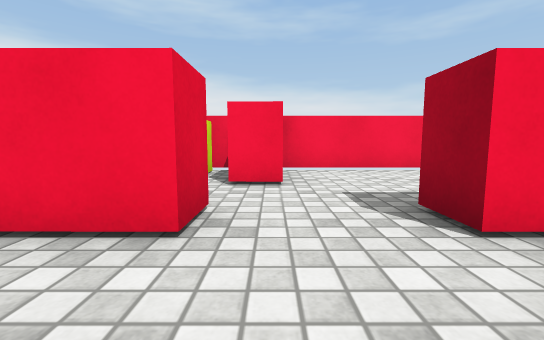
view 1 (above)

24 first-person views from a walk through a scene from a Unity 3-D project. The camera is 0.62 m above the floor, tilts 6° down and sees 90° across. The floor is counted in squares, 1 m on a side. Each view is taken from the middle of a square. On the plan, view 1 faces up. The plan holds only what a view shows up to about 9 squares ahead; the rest is blank. The place goes on beyond the plan. Surface patterns are stand-ins for the level's own textures.

view 2
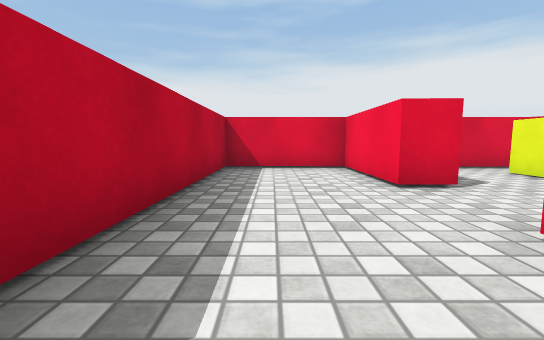

view 3
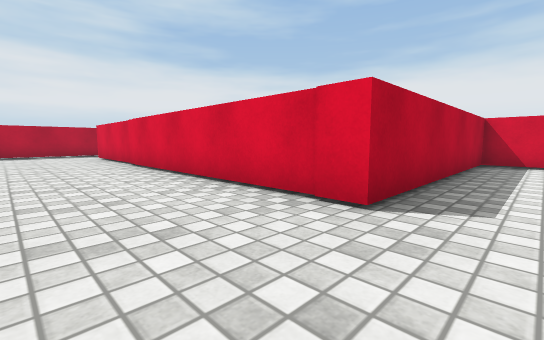

view 4
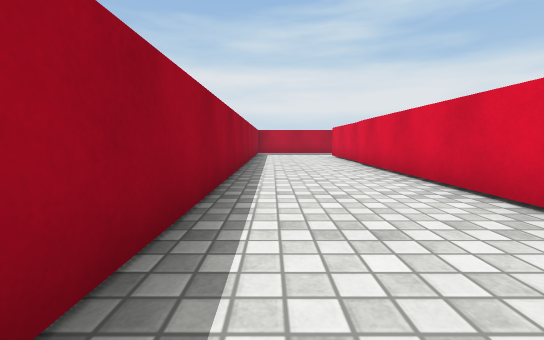

view 5
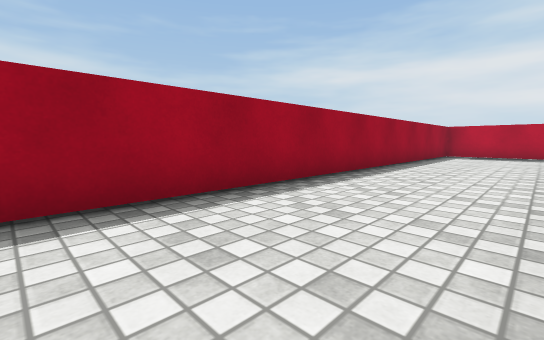

view 6
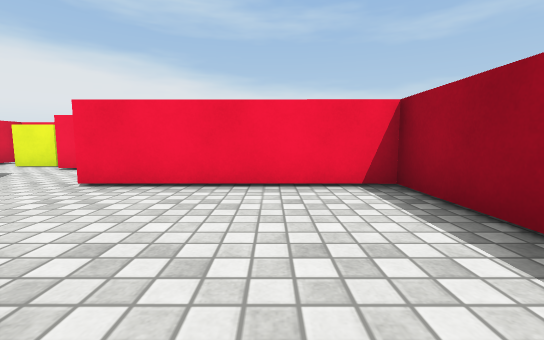

view 7
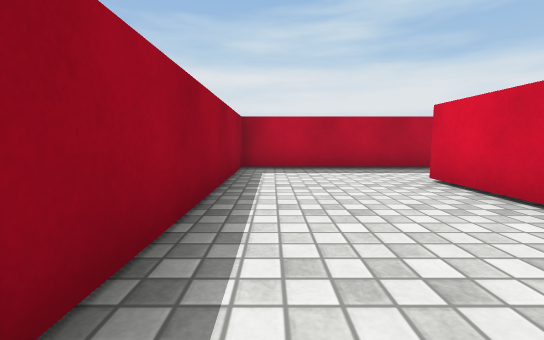

view 8
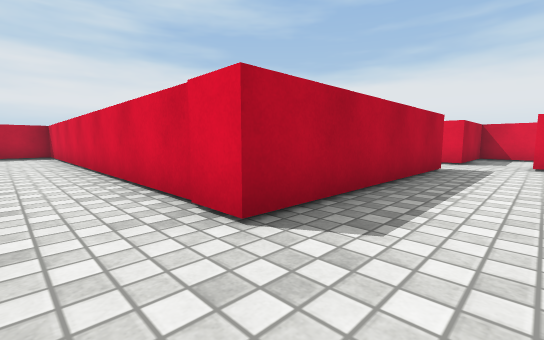

view 9
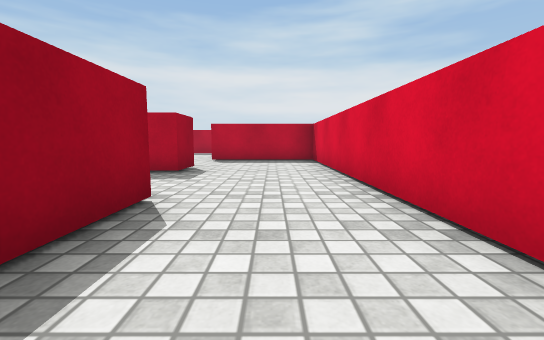

view 10
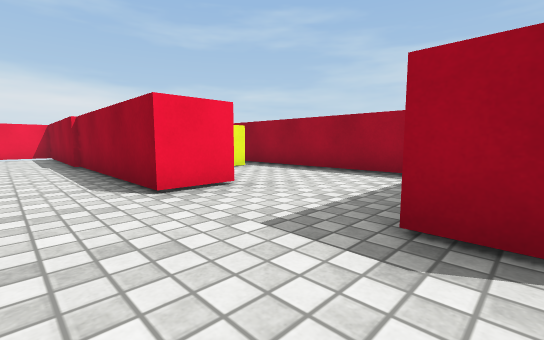

view 11
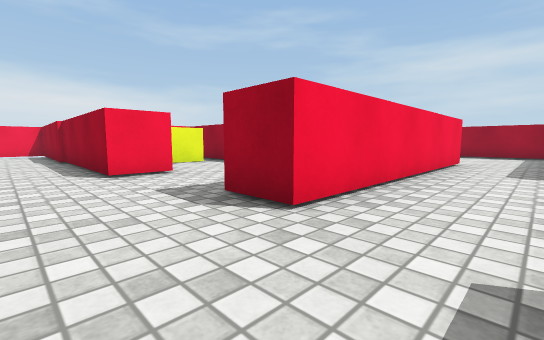

view 12
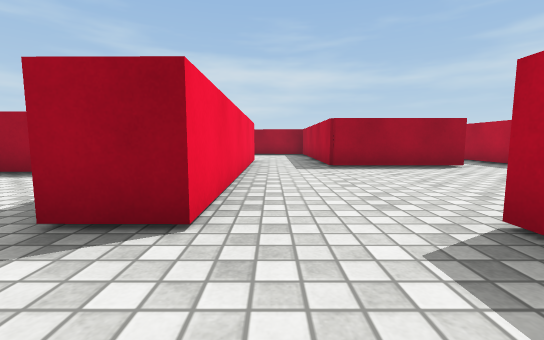

view 13
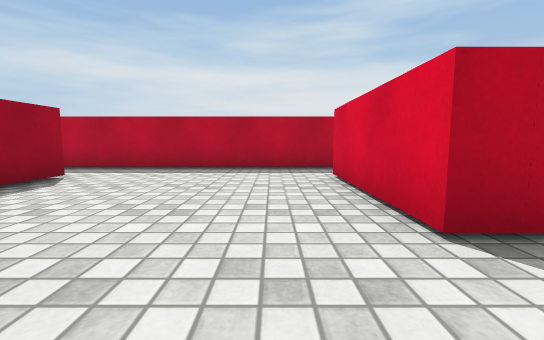

view 14
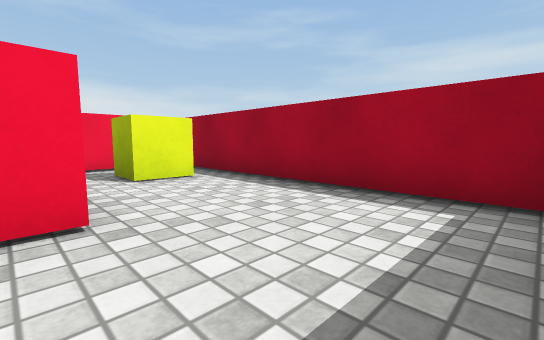

view 15
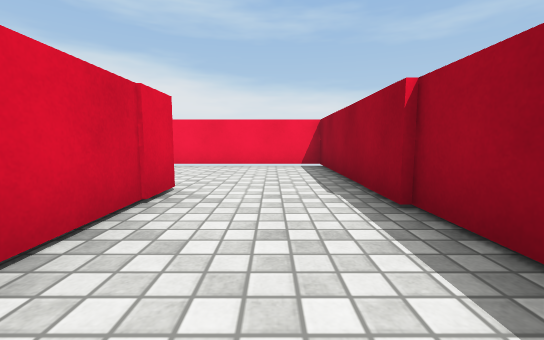

view 16
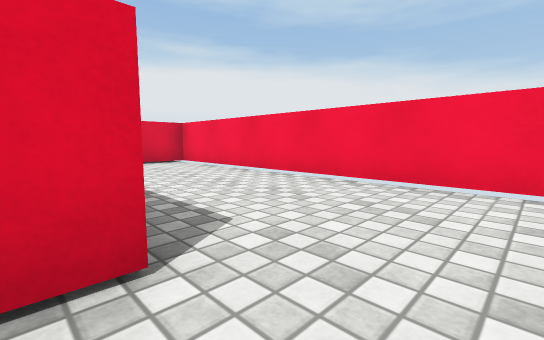

view 17
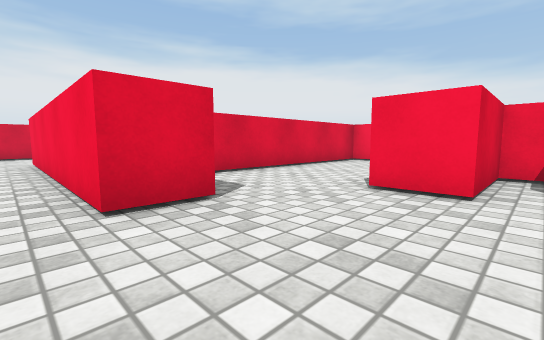

view 18
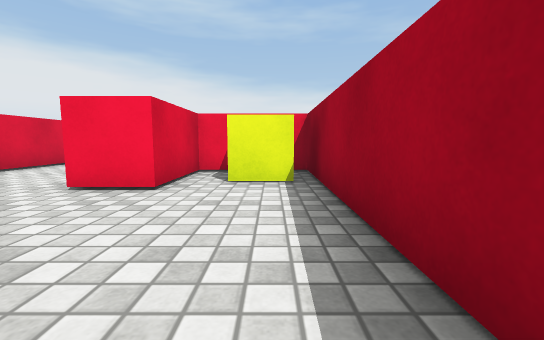

view 19
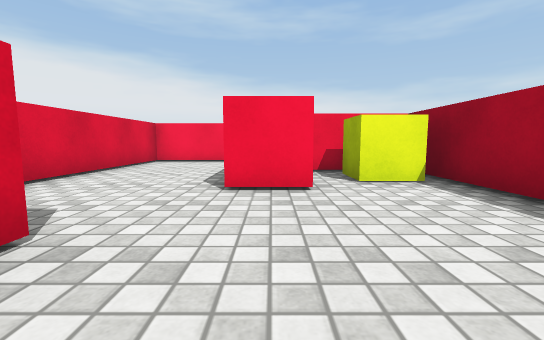

view 20
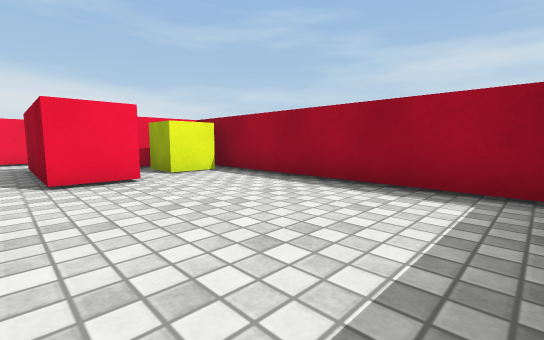

view 21
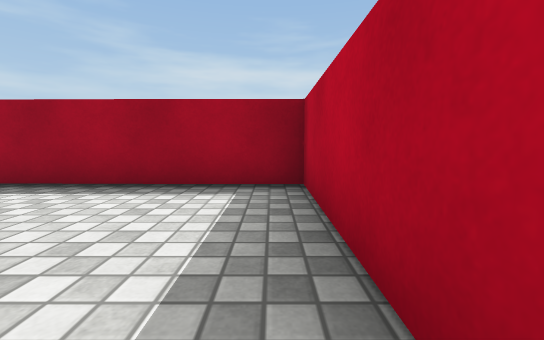

view 22
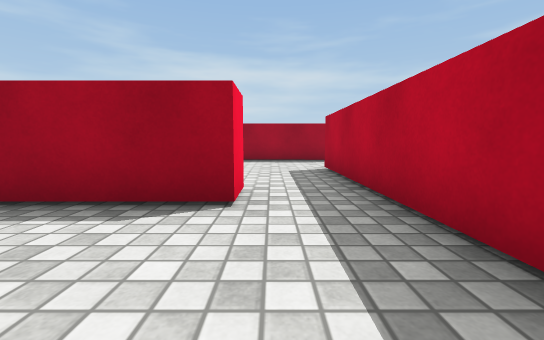

view 23
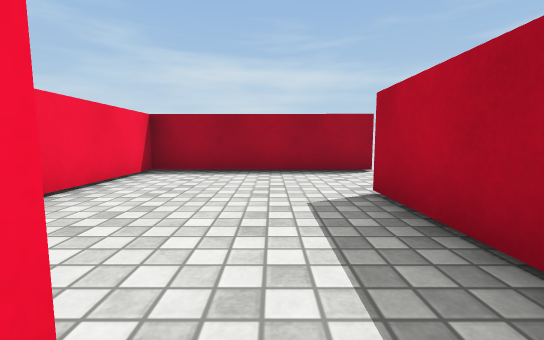

view 24
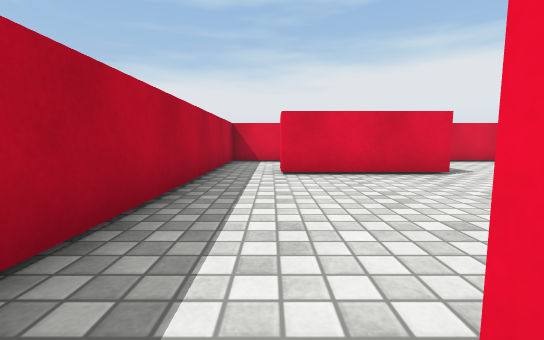

### Floor plan
Ten units are one square. View 1 is at (0, 0); x grows to the right and y downward. Boxes are objects, and circles mark ways between rooms. Rooms are numbered by the first view taken in them; rooms with no view inside come last. Other rooms are left out.
<svg viewBox="-38 -65 250 212">
<path fill="none" stroke="#000" d="M-6 -25 -6 -17 -33 -17 -33 11 26 11M25 -17 13 -17 14 -25M26 11 26 113M13 132 57 132 57 -17 25 -17M105 28 93 28 93 -60 -14 -60M117 -14 111 -14M14 -25 67 -24 67 87 99 87M98 64 99 54 105 54M131 51 132 -7M-33 -57 -33 -25 -6 -25M99 87 99 119M155 116 146 116 146 84M145 65 98 64M89 132 156 132M165 54 165 65 145 65M146 84 206 84 207 15 185 15 185 36 174 36 174 4M176 -14 144 -14 144 41M156 132 183 132M206 142 206 95 178 95"/>
<rect x="-25" y="-55" width="20" height="10" fill="#bbb"><title>cube</title></rect>
<rect x="-5" y="-55" width="10" height="20" fill="#bbb"><title>red block</title></rect>
<rect x="115" y="-5" width="10" height="10" fill="#bbb"><title>cube</title></rect>
<rect x="195" y="15" width="10" height="20" fill="#bbb"><title>cube</title></rect>
<circle cx="20" cy="-5" r="3" fill="#2a7"/>
<circle cx="5" cy="-20" r="3" fill="#2a7"/>
<circle cx="100" cy="75" r="3" fill="#2a7"/>
<circle cx="155" cy="75" r="3" fill="#2a7"/>
<circle cx="150" cy="120" r="3" fill="#2a7"/>
<text x="0" y="-10">1</text>
<text x="40" y="60">2</text>
<text x="70" y="0">3</text>
<text x="120" y="100">4</text>
<text x="170" y="40">5</text>
<text x="180" y="120">6</text>
</svg>
Room 1 opens to room 2. Room 1 opens to room 3. Room 3 opens to room 4. Room 4 opens to room 5. Room 4 opens to room 6.

Where each view was taken, in squares from view 1:
view 1: 0 up, 0 right, facing up
view 2: 0 up, 3 right, facing left
view 3: 0 up, 5 right, facing down-left
view 4: 0 up, 5 right, facing down
view 5: 1 down, 3 right, facing down-right
view 6: 2 down, 4 right, facing up
view 7: 7 down, 5 right, facing down
view 8: 4 up, 8 right, facing down-left
view 9: 0 up, 8 right, facing down
view 10: 6 down, 8 right, facing up-right
view 11: 8 down, 8 right, facing up-right
view 12: 7 down, 8 right, facing right
view 13: 7 down, 11 right, facing down
view 14: 5 down, 10 right, facing up-right
view 15: 1 down, 8 right, facing up
view 16: 2 up, 8 right, facing up-left
view 17: 7 down, 19 right, facing up-left
view 18: 7 down, 20 right, facing up
view 19: 7 down, 18 right, facing up
view 20: 8 down, 17 right, facing up-right
view 21: 8 down, 17 right, facing right
view 22: 12 down, 12 right, facing right
view 23: 12 down, 15 right, facing right
view 24: 12 down, 15 right, facing left
